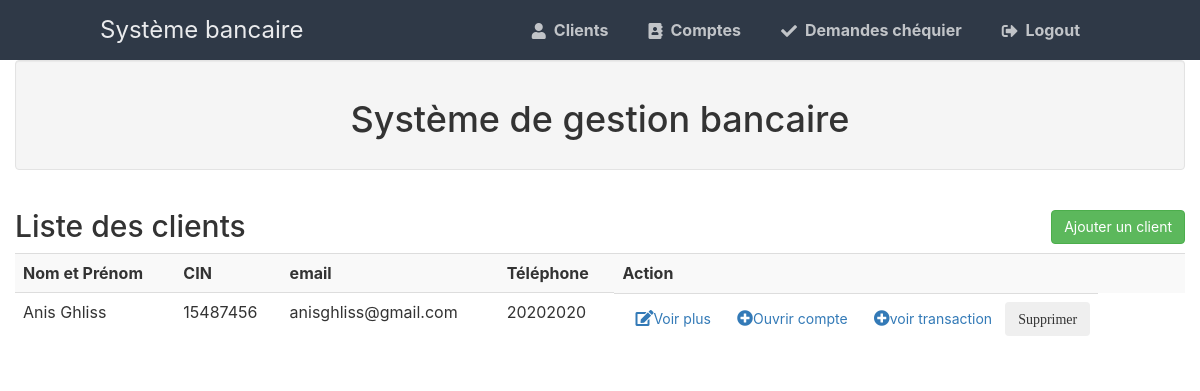
Page /client (signed in) on the committed database.
### flask_blog/models.py (models this page shows)
class User(db.Model, UserMixin):
    id = db.Column(db.Integer, primary_key=True)
    cin = db.Column(db.Integer, unique=True, nullable=False)
    username = db.Column(db.String(20), unique=True, nullable=False)
    naissance = db.Column(db.String(20), unique=True, nullable=False)
    num_tel = db.Column(db.Integer,unique=True)
    etatCivil = db.Column(db.String(20), unique=True, nullable=False)
    email = db.Column(db.String(120), unique=True, nullable=False)
    adresse = db.Column(db.String(120), unique=True, nullable=False)
    sexe = db.Column(db.String(10), unique=True, nullable=False)
    image_file = db.Column(db.String(20), nullable=False, default='default.png')
    password = db.Column(db.String(60), nullable=False)
    num_carte =  db.Column(db.Integer,unique=True)
    code_confidentiel = db.Column(db.Integer,unique=True)
    comptes = db.relationship('Compte', backref='client', lazy=True)
    chequiers = db.relationship('Chequier', backref='client', lazy=True)

### flask_blog/routes.py (the view)
@app.route("/client")
def client_liste():
    if 'Admin' in session :
        form = RegistrationForm()
        users = User.query.all()
        return render_template('admin/client.html', users=users, form=form)
    else :
        return render_template('admin/access_denied.html')

### flask_blog/form.py (shortened to what this page needs)
class RegistrationForm(FlaskForm):
    username = StringField('Username',
                           validators=[DataRequired(), Length(min=2, max=20)])
    email = StringField('Email',
                        validators=[DataRequired(), Email()])
    password = PasswordField('Password', validators=[DataRequired()])
    confirm_password = PasswordField('Confirm Password',
                                     validators=[DataRequired(), EqualTo('password')])
    submit = SubmitField('Valider')

### flask_blog/models.py (called while the page is built)
@login_manager.user_loader
def load_user(user_id):
    return User.query.get(int(user_id))

### flask_blog/templates/admin/client.html (shortened to what this page needs)
<!DOCTYPE html>
<head>
	<link rel="stylesheet" href="{{ url_for('static', filename='style.css') }}">
	<link rel="stylesheet" href="https://use.fontawesome.com/releases/v5.7.1/css/all.css">
	<link href="{{url_for('static', filename = 'css/bootstrap.min.css')}}" rel="stylesheet">
</head>
<body>
	<nav class="navtop">
		<div>
			<h1>Système bancaire</h1>
			<a href="{{ url_for('client_liste') }}"><i class="fas fa-user"></i>Clients</a>
			<a href="{{ url_for('compte_liste') }}"><i class="fas fa-address-book"></i>Comptes</a>
			<a href="{{ url_for('chequier_liste') }}"><i class="fas fa-check"></i>Demandes chéquier</a>
			<a href="{{ url_for('logout') }}"><i class="fas fa-sign-out-alt"></i>Logout</a>
		</div>
	</nav>
	<div class="container-fluid">
		<div class="well text-center">
			<h1>Système de gestion bancaire</h1>
		</div>
	</div>
	{%block body %}
	<div class="container">
		<div class="row">
			<div class="col md-12">
				<h2>Liste des clients <a type="button" class="btn btn-success  pull-right"
						href="{{ url_for('new_client') }}"> Ajouter un client</a></h2>
				<table class="table table-striped">
					<tr>
						<th> Nom et Prénom</th>
						<th> CIN</th>
						<th> email </th>
						<th> Téléphone</th>
						<th> Action </th>
					</tr>
					{% for user in users %}
					<tr>
						<td>{{user.username}}</td>
						<td> {{user.cin}}</td>
						<td>{{user.email}}</td>
						<td>{{user.num_tel}}</td>
						<td class="actions" style="width: fit-content;">
							<a class="btn" href="{{ url_for('client', user_id=user.id) }}"> <i class="fa fa-edit"
									aria-hidden="true"></i>Voir plus</a>
							<a class="btn" href="{{ url_for('compte_user', user_id=user.id) }}"> <i
									class="fa fa-plus-circle" aria-hidden="true"></i>Ouvrir compte</a>
							<a class="btn" href="{{ url_for('Transactions', user_id=user.id) }}"> <i
									class="fa fa-plus-circle" aria-hidden="true"></i>voir transaction</a>
							<form action="{{ url_for('delete_user', user_id=user.id) }}" method="POST">
								<input class="btn fa fa-times" type="submit" value="Supprimer"> </form>
						</td>
					</tr>
					{% endfor %}
				</table>
			</div>
		</div>
	</div>
	{% endblock%}
</body>
</html>

### flask_blog/static/style.css (style rules this page uses)
* { box-sizing: border-box; font-family: -apple-system, BlinkMacSystemFont, "segoe ui", roboto, oxygen, ubuntu, cantarell, "fira sans", "droid sans", "helvetica neue", Arial, sans-serif; font-size: 16px; -webkit-font-smoothing: antialiased; -moz-osx-font-smoothing: grayscale; }
body { background-color: #435165; margin: 0; }
.navtop { background-color: #2f3947; height: 60px; width: 100%; border: 0; }
.navtop div { display: flex; margin: 0 auto; width: 1000px; height: 100%; }
.navtop div h1, .navtop div a { display: inline-flex; align-items: center; }
.navtop div h1 { flex: 1; font-size: 24px; padding: 0; margin: 0; color: #eaebed; font-weight: normal; }
.navtop div a { padding: 0 20px; text-decoration: none; color: #c1c4c8; font-weight: bold; }
.navtop div a i { padding: 2px 8px 0 0; }
.actions { display: flex; justify-content: space-evenly; }

### rows in the picture
User: username "Anis Ghliss", cin "15487456", email "anisghliss@gmail.com", num_tel "20202020"
